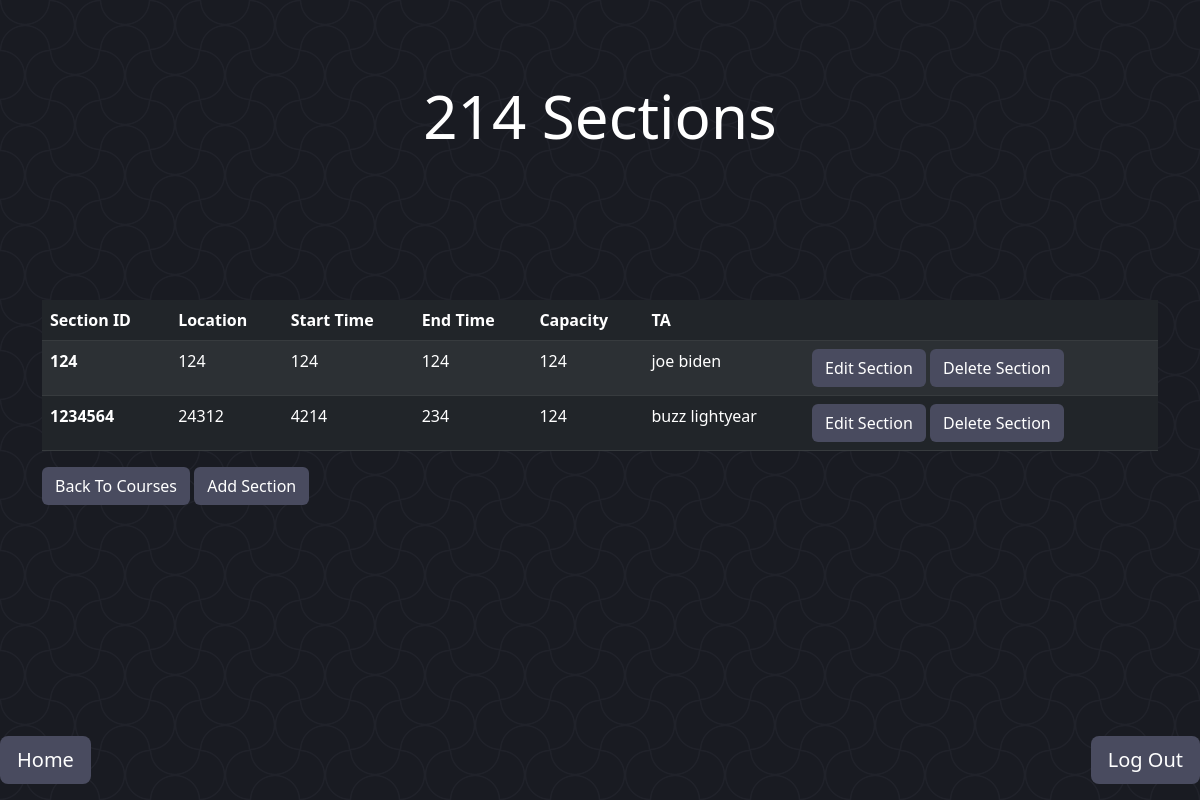
The page /sections/101/ (signed in) on the database as committed earlier.
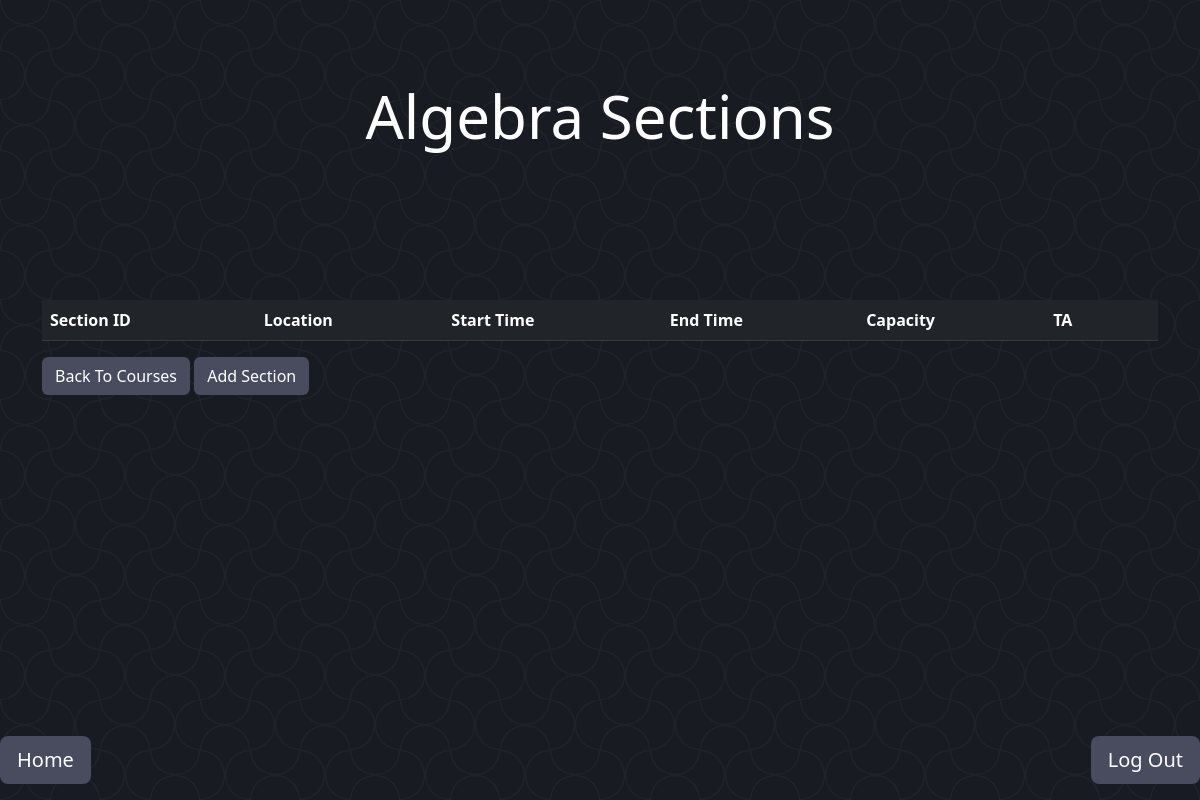
The same page on the database as committed later.
### Management/models.py (models this page shows, shortened)
class Course(models.Model):
    courseID = models.IntegerField(primary_key=True)
    courseName = models.CharField(max_length=40)
    courseDescription = models.CharField(max_length=140)
    courseDepartment = models.CharField(max_length=16)
    @staticmethod
    def getCourse(courseID):
        return get_object_or_404(Course, pk=courseID)

class Section(models.Model):
    sectionID = models.IntegerField(primary_key=True)
    location = models.CharField(max_length=8)
    startTime = models.CharField(max_length=7)
    endTime = models.CharField(max_length=7)
    capacity = models.IntegerField()
    TA = models.ForeignKey(User, on_delete=models.SET_NULL, null=True)
    courseID = models.ForeignKey(Course, on_delete=models.CASCADE)
    @staticmethod
    def getSectionsFromCourse(courseID):
        if not isinstance(courseID, int):
            raise ValidationError("CourseID must be an Integer")
        if not Course.objects.get(courseID=courseID):
            raise ObjectDoesNotExist("No course exists with the given courseID")
        return Section.objects.filter(courseID=courseID)

class User(models.Model):
    email = models.EmailField(max_length=20, primary_key=True)
    lName = models.CharField(max_length=30, null=True, default='')
    fName = models.CharField(max_length=30, null=True, default='')
    password = models.CharField(max_length=20)
    phone = models.CharField(max_length=15)
    role = models.PositiveSmallIntegerField(
        choices=(
            (1, "Supervisor"),
            (2, "Instructor"),
            (3, "TA")
        ))

### Management/views.py (the view)
# urls.py: path('sections/<int:course_id>/', sections.as_view(), name='sections'),
class sections(View):
    def get(self, request, course_id):
        if 'messageS' not in request.session:
            request.session['messageS'] = ""
        msg = request.session['messageS']
        request.session['messageS'] = ""
        course = Course.getCourse(course_id)
        sectionList = Section.getSectionsFromCourse(course_id)
        userRole = request.session['roleSession']
        context = {'course': course, 'sections': sectionList, 'roleTemplate': userRole, "message": msg}
        return render(request, 'main/Section/sections.html', context)

### templates/main/Section/sections.html (shortened to what this page needs)
{% extends 'basePages.html' %}
{% block header %}
    {{ course.courseName }} Sections
{% endblock header %}
{% block content %}
    <div class="container">
        <table class="table table-dark table-striped" style="color: white">
            <thead>
                <th scope="col">Section ID</th>
                <th scope="col">Location</th>
                <th scope="col">Start Time</th>
                <th scope="col">End Time</th>
                <th scope="col">Capacity</th>
                <th scope="col">TA</th>
                {% if roleTemplate != 3 %}
                    <th scope="col"></th>
                {% endif %}
            </thead>
            <tbody>
                {% for section in sections %}
                    <tr>
                        <th scope="row">{{ section.sectionID }}</th>
                        <td>{{ section.location }}</td>
                        <td>{{ section.startTime }}</td>
                        <td>{{ section.endTime }}</td>
                        <td>{{ section.capacity }}</td>
                        <td>{{ section.TA.fName}} {{ section.TA.lName }}</td>
                        {% if roleTemplate != 3 %}
                            <td>
                                <a class="btn" href="{% url 'sectionEdit' course.courseID section.sectionID %}" role="button" style="color: white; background-color: #494b5f">Edit Section</a>
                                <a class="btn" href="{% url 'sectionDelete' course.courseID section.sectionID %}" role="button" style="color: white; background-color: #494b5f">Delete Section</a>
                            </td>
                        {% endif %}
                    </tr>
                {% endfor %}
            </tbody>
        </table>
    </div>
    <div class="container">
        <a class="btn" href="{% url 'courses' %}" role="button" style="color: white; background-color: #494b5f">Back To Courses</a>
        {% if roleTemplate != 3 %}
            <a class="btn" href="{% url 'sectionAdd' course.courseID %}" role="button" style="color: white; background-color: #494b5f">Add Section</a>
        {% endif %}
    </div>
{% endblock content %}

Rows that differ between the two databases and show on the page:
removed Section: sectionID "124", location "124", startTime "124", endTime "124", capacity "124", TA.fName "joe", TA.lName "biden"
removed Section: sectionID "1234564", location "24312", startTime "4214", endTime "234", capacity "124", TA.fName "buzz", TA.lName "lightyear"
changed Course: courseName "214" → "Algebra"
